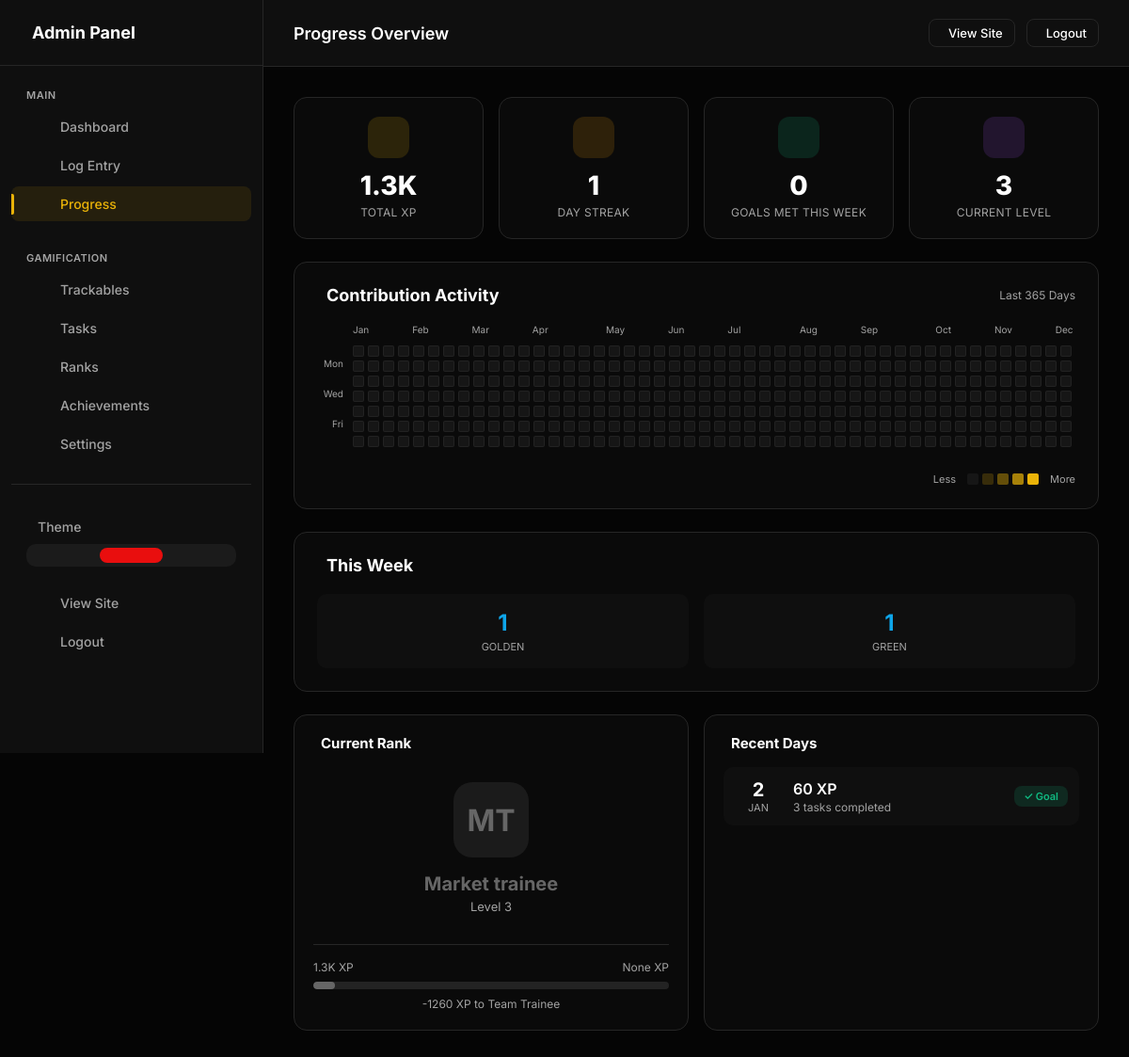
Page /admin/progress (signed in) on the earlier database version.
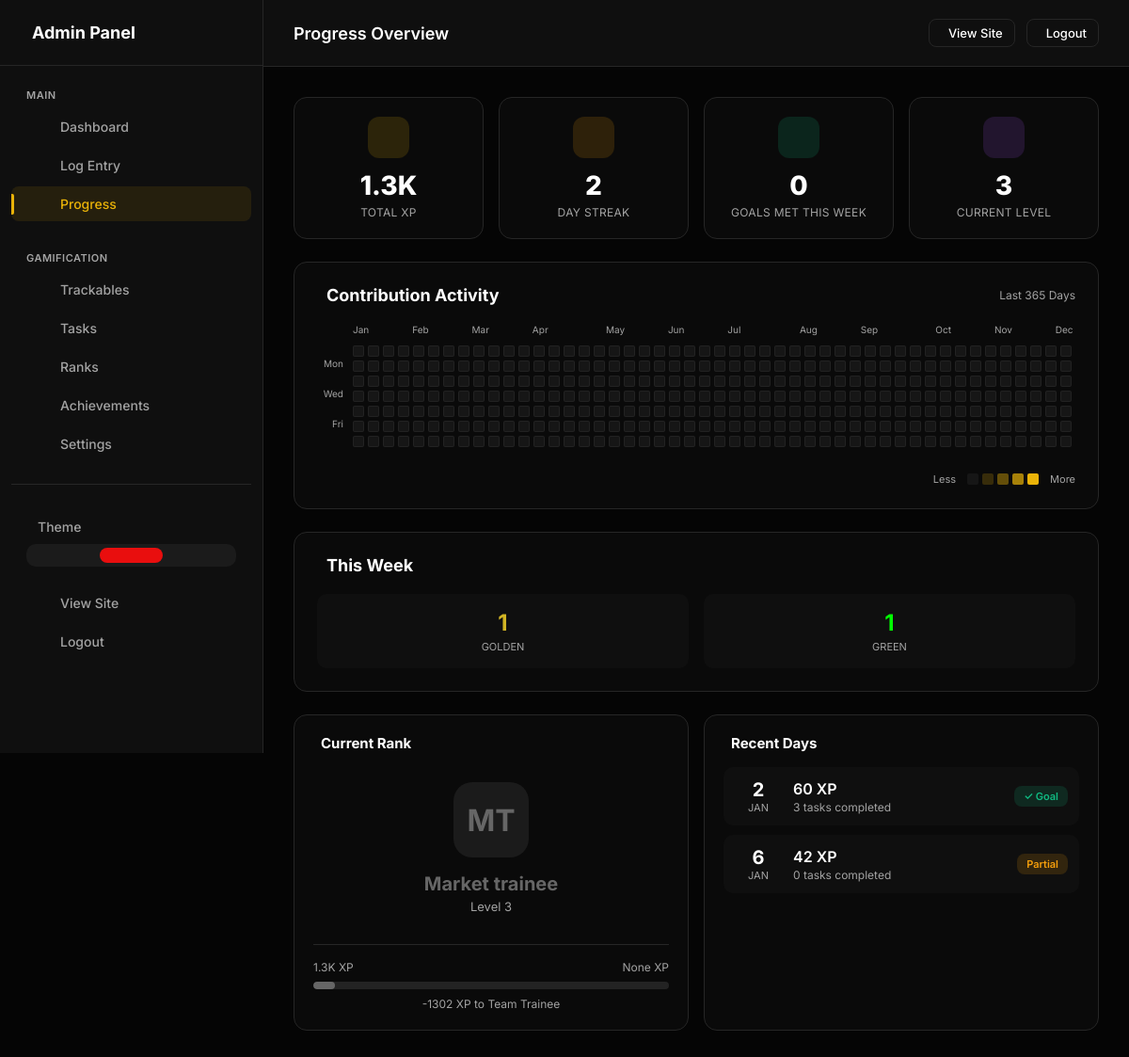
Same page on the later database version.
### models.py (models this page shows, shortened)
class Streak(db.Model):
    __tablename__ = 'streaks'
    id = db.Column(db.Integer, primary_key=True)
    user_id = db.Column(db.Integer, db.ForeignKey('users.id'), nullable=False, index=True)
    streak_type = db.Column(db.String(50), nullable=False)  # 'daily_xp', 'weekly_perfect', etc.
    current_count = db.Column(db.Integer, default=0)
    longest_count = db.Column(db.Integer, default=0)
    last_activity_date = db.Column(db.Date)
    streak_start_date = db.Column(db.Date)
    created_at = db.Column(db.DateTime, default=datetime.utcnow)
    updated_at = db.Column(db.DateTime, default=datetime.utcnow, onupdate=datetime.utcnow)
    __table_args__ = (
        db.UniqueConstraint('user_id', 'streak_type', name='unique_user_streak_type'),
    )

class UserSettings(db.Model):
    __tablename__ = 'user_settings'
    id = db.Column(db.Integer, primary_key=True)
    user_id = db.Column(db.Integer, db.ForeignKey('users.id'), nullable=False, unique=True, index=True)
    accent_color = db.Column(db.String(20), default='#e90e0e')
    points_name = db.Column(db.String(20), default='XP')  # "XP", "Points", "Coins", etc.
    points_icon = db.Column(db.String(50), default='ph-lightning')
    daily_xp_goal = db.Column(db.Integer, default=50)
    perfect_day_bonus = db.Column(db.Integer, default=50)
    perfect_week_bonus = db.Column(db.Integer, default=500)
    streak_bonus_per_day = db.Column(db.Integer, default=5)  # Extra XP per streak day
    show_xp_animations = db.Column(db.Boolean, default=True)
    dark_mode = db.Column(db.Boolean, default=True)
    compact_view = db.Column(db.Boolean, default=False)
    show_dashboard_header = db.Column(db.Boolean, default=True)
    enable_youtube_sync = db.Column(db.Boolean, default=False)
    always_show_confetti = db.Column(db.Boolean, default=False)
    created_at = db.Column(db.DateTime, default=datetime.utcnow)
    updated_at = db.Column(db.DateTime, default=datetime.utcnow, onupdate=datetime.utcnow)

class TrackableType(db.Model):
    __tablename__ = 'trackable_types'
    id = db.Column(db.Integer, primary_key=True)
    user_id = db.Column(db.Integer, db.ForeignKey('users.id'), nullable=False, index=True)
    name = db.Column(db.String(100), nullable=False)  # "Blog Post", "YouTube Short", "Sale", etc.
    slug = db.Column(db.String(100), nullable=False)  # "blog_post", "youtube_short", "sale"
    description = db.Column(db.String(500))
    category = db.Column(db.String(50), default='content')  # 'content', 'task', 'metric', 'sales', 'finance'
    xp_per_unit = db.Column(db.Integer, default=10)  # Base XP earned per item
    xp_mode = db.Column(db.String(20), default='fixed')  # 'fixed', 'value_based', 'tiered'
    xp_multiplier = db.Column(db.Float, default=1.0)
    tiers_config = db.Column(db.Text)  # JSON: [{"name": "Bronze", "min": 0, "xp": 10}, {"name": "Silver", "min": 100, "xp": 50}]
    track_value = db.Column(db.Boolean, default=False)  # Track monetary/numeric value?
    value_label = db.Column(db.String(50), default='Value')  # "Price", "Amount", "Revenue", etc.
    value_prefix = db.Column(db.String(10), default='$')  # Currency symbol or unit
    value_suffix = db.Column(db.String(10), default='')  # e.g., "hrs", "units"
    icon = db.Column(db.String(50), default='ph-star')  # Phosphor icon name
    color = db.Column(db.String(20), default='#0ea5e9')  # Hex color
    emoji = db.Column(db.String(10))  # Optional emoji
    is_countable = db.Column(db.Boolean, default=True)  # Can you count multiple?
    track_duration = db.Column(db.Boolean, default=False)  # Track time/duration?
    track_views = db.Column(db.Boolean, default=False)  # Track views?
    allows_negative = db.Column(db.Boolean, default=False)  # Allow negative values (for expenses)?
    daily_goal = db.Column(db.Integer, default=0)  # Daily target (0 = no goal)
    weekly_goal = db.Column(db.Integer, default=0)  # Weekly target
    monthly_goal = db.Column(db.Integer, default=0)  # Monthly target
    value_goal = db.Column(db.Float, default=0)  # Value-based goal (e.g., $1000 in sales)
    display_order = db.Column(db.Integer, default=0)
    is_active = db.Column(db.Boolean, default=True)
    is_pinned = db.Column(db.Boolean, default=False)  # Show on dashboard
    created_at = db.Column(db.DateTime, default=datetime.utcnow)
    updated_at = db.Column(db.DateTime, default=datetime.utcnow, onupdate=datetime.utcnow)
    expense_threshold = db.Column(db.Float, default=0) # For expense trackables: Diff between threshold and value earns XP
    entries = db.relationship('TrackableEntry', backref='trackable_type', lazy=True, cascade='all, delete-orphan')
    def calculate_xp_for_entry(self, count=1, value=0):
        if self.track_value:
            if self.category in ('sales', 'finance', 'income'):
                return int(abs(value) * (self.xp_multiplier or 1.0))
            elif (self.category == 'expense' or self.expense_threshold > 0):
                diff = max(0, self.expense_threshold - abs(value))
                return int(diff * (self.xp_multiplier or 1.0))
        if self.xp_mode == 'fixed':
            return count * self.xp_per_unit
        elif self.xp_mode == 'value_based' and value:
            return int(abs(value) * (self.xp_multiplier or 1.0))
        return count * self.xp_per_unit

class CustomRank(db.Model):
    __tablename__ = 'custom_ranks'
    id = db.Column(db.Integer, primary_key=True)
    user_id = db.Column(db.Integer, db.ForeignKey('users.id'), nullable=False, index=True)
    level = db.Column(db.Integer, nullable=False, default=1)  # Numeric level
    name = db.Column(db.String(100), nullable=False)  # "Beginner", "Expert", etc.
    code = db.Column(db.String(10))  # Short code like "BT", "MS"
    description = db.Column(db.String(500))
    min_xp = db.Column(db.Integer, nullable=True)  # XP needed to reach this rank (nullable for multi-condition ranks)
    icon = db.Column(db.String(100))  # Icon path or phosphor icon
    color = db.Column(db.String(20), default='#666666')
    badge_image = db.Column(db.String(500))  # Path to badge image
    is_max_rank = db.Column(db.Boolean, default=False)
    created_at = db.Column(db.DateTime, default=datetime.utcnow)
    updated_at = db.Column(db.DateTime, default=datetime.utcnow, onupdate=datetime.utcnow)
    conditions = db.relationship('RankCondition', backref='rank', lazy=True, cascade='all, delete-orphan')
    def check_conditions_met(self, user_id):
        all_met = True
        progress = {}
        for condition in self.conditions:
            is_met, current_value = condition.check_condition(user_id)
            progress[condition.id] = {
                'type': condition.condition_type,
                'threshold': condition.threshold,
                'current': current_value,
                'met': is_met,
                'custom_name': condition.custom_name,
                'trackable_slug': condition.trackable_slug
            }
            if not is_met:
                all_met = False
        return all_met, progress

class DailyLog(db.Model):
    __tablename__ = 'daily_logs'
    id = db.Column(db.Integer, primary_key=True)
    user_id = db.Column(db.Integer, db.ForeignKey('users.id'), nullable=False, index=True)
    date = db.Column(db.Date, nullable=False, default=date.today, index=True)
    completed_tasks = db.Column(db.Text, default='[]')  # JSON array of task slugs
    total_xp = db.Column(db.Integer, default=0)
    goal_met = db.Column(db.Boolean, default=False)
    notes = db.Column(db.Text)
    mood = db.Column(db.String(20))  # Optional mood tracking
    created_at = db.Column(db.DateTime, default=datetime.utcnow)
    updated_at = db.Column(db.DateTime, default=datetime.utcnow, onupdate=datetime.utcnow)
    __table_args__ = (
        db.UniqueConstraint('user_id', 'date', name='unique_user_date'),
    )
    def get_completed_tasks(self):
        try:
            return json.loads(self.completed_tasks or '[]')
        except:
            return []

### app.py (the view)
    @app.route('/admin/progress')
    @admin_required
    def admin_progress():
        stats = get_user_stats()
        weekly = get_weekly_stats()
        end_date = date.today()
        start_date = end_date - timedelta(days=364) # 365 days total including today
        daily_logs = DailyLog.query.filter(
            DailyLog.user_id == current_user.id,
            DailyLog.date >= start_date,
            DailyLog.date <= end_date
        ).all()
        logs_by_date = {log.date.isoformat(): log for log in daily_logs}
        max_xp = 0
        for log in daily_logs:
            if log.total_xp > max_xp:
                max_xp = log.total_xp
        calendar_data = {}
        current_date = start_date
        while current_date <= end_date:
            date_str = current_date.isoformat()
            log = logs_by_date.get(date_str)
            xp = log.total_xp if log else 0
            level = 0
            if xp > 0:
                if max_xp <= 0:
                    level = 1
                else:
                    ratio = xp / max_xp
                    if ratio <= 0.25: level = 1
                    elif ratio <= 0.50: level = 2
                    elif ratio <= 0.75: level = 3
                    else: level = 4
            calendar_data[date_str] = {
                'xp': xp,
                'goal_met': log.goal_met if log else False,
                'level': level,
                'date': current_date
            }
            current_date += timedelta(days=1)
        return render_template('admin/progress.html',
            stats=stats,
            weekly=weekly,
            calendar_data=calendar_data,
            start_date=start_date,
            end_date=end_date,
            timedelta=timedelta,
            daily_logs=daily_logs # Keeping for compatible view below if needed
        )

### templates/admin/progress.html (shortened to what the changed rows need)
{% extends "admin/base.html" %}
{% block page_title %}Progress Overview{% endblock %}
{% block content %}
<div class="progress-grid">
    <div class="progress-main">
        <div class="stats-row">
            <div class="stat-card">
                <div class="stat-icon" style="background: rgba(var(--accent-rgb), 0.15); color: var(--accent);">
                </div>
                <div class="stat-value">{{ stats.total_xp|format_number }}</div>
                <div class="stat-label">Total {{ points_name }}</div>
            </div>
            <div class="stat-card">
                <div class="stat-icon" style="background: rgba(245, 158, 11, 0.15); color: #f59e0b;">
                </div>
                <div class="stat-value">{{ stats.streak.current_count if stats.streak else 0 }}</div>
                <div class="stat-label">Day Streak</div>
            </div>
        </div>
        <div class="calendar-section">
            <div class="section-header">
                <h2 class="section-title"> Contribution Activity</h2>
            </div>
            <div class="contribution-graph-container">
                <div class="graph-scroll-area">
                    <div class="graph-wrapper">
                        <div class="graph-content">
                            <div class="months-row">
                                {% set current_month = namespace(value=None) %}
                                {% for i in range(53) %}
                                {% set week_start_date = start_date + timedelta(days=i*7) %}
                                {% if week_start_date.month != current_month.value %}
                                <div class="month-label">{{ week_start_date.strftime('%b') }}</div>
                                {% set current_month.value = week_start_date.month %}
                                {% else %}
                                <div class="month-label placeholder"></div>
                                {% endif %}
                                {% endfor %}
                            </div>
                            <div class="contribution-grid">
                                {% for i in range(371) %}
                                {% set day_date = start_date + timedelta(days=i) %}
                                {% if day_date <= end_date %} {% set day_str=day_date.strftime('%Y-%m-%d') %} {% set
                                    day_data=calendar_data.get(day_str, {'level': 0, 'xp' : 0}) %} <div
                                    class="contribution-day level-{{ day_data.level }}"
                                    data-date="{{ day_date.strftime('%Y-%m-%d') }}" data-xp="{{ day_data.xp }}"
                                    title="{{ day_date.strftime('%a, %b %d, %Y') }}: {{ day_data.xp }} {{ points_name }}">
                            </div>
                            {% endif %}
                            {% endfor %}
                        </div>
                    </div>
                </div>
            </div>
        </div>
    </div>
    <div class="weekly-summary">
        <div class="section-header">
            <h2 class="section-title"> This Week</h2>
        </div>
        <div class="weekly-stats">
            {% if weekly and weekly.by_type %}
            {% for slug, data in weekly.by_type.items() %}
            <div class="weekly-stat">
                <div class="weekly-stat-value"
                    style="color: {{ data.type.color if data.type else 'var(--text-main)' }}">
                    {{ data.count }}
                </div>
                <div class="weekly-stat-label">{{ data.type.name if data.type else slug }}</div>
            </div>
            {% endfor %}
            {% else %}
            <div style="text-align: center; color: var(--text-muted); padding: 20px;">
                No entries this week yet. <a href="{{ url_for('admin_log_entry') }}" style="color: var(--accent);">Log
                    something!</a>
            </div>
            {% endif %}
        </div>
    </div>
</div>
<div class="progress-sidebar">
    {% if stats.current_rank %}
    <div class="sidebar-panel">
        {% if stats.next_rank %}
        <div style="margin-top: 16px; padding-top: 16px; border-top: 1px solid var(--border);">
            <div
                style="display: flex; justify-content: space-between; margin-bottom: 8px; font-size: 12px; color: var(--text-muted);">
                <span>{{ stats.total_xp|format_number }} {{ points_name }}</span>
                <span>{{ stats.next_rank.min_xp|format_number }} {{ points_name }}</span>
            </div>
            <div style="height: 8px; background: rgba(255,255,255,0.1); border-radius: 4px; overflow: hidden;">
                <div
                    style="height: 100%; width: {{ stats.progress_percent }}%; background: {{ stats.current_rank.color }}; border-radius: 4px;">
                </div>
            </div>
            <div style="text-align: center; margin-top: 8px; font-size: 12px; color: var(--text-muted);">
                {{ (stats.next_rank.min_xp or 0) - stats.total_xp }} {{ points_name }} to {{ stats.next_rank.name }}
            </div>
        </div>
        {% endif %}
    </div>
    {% endif %}
    <div class="sidebar-panel">
        {% if daily_logs %}
        <div class="logs-list">
            {% for log in daily_logs[:7] %}
            <div class="log-item">
                <div class="log-date">
                    <div class="log-date-day">{{ log.date.day }}</div>
                    <div class="log-date-month">{{ log.date.strftime('%b') }}</div>
                </div>
                <div class="log-info">
                    <div class="log-xp">{{ log.total_xp }} {{ points_name }}</div>
                    <div class="log-status">
                        {{ log.get_completed_tasks()|length }} tasks completed
                    </div>
                </div>
                <span class="log-badge {% if log.goal_met %}goal-met{% else %}partial{% endif %}">
                    {% if log.goal_met %}✓ Goal{% else %}Partial{% endif %}
                </span>
            </div>
            {% endfor %}
        </div>
        {% else %}
        <div style="text-align: center; color: var(--text-muted); padding: 20px;">
            No daily logs yet.
        </div>
        {% endif %}
    </div>
</div>
</div>
{% endblock %}

Differences in the rows shown:
changed Streak: streak "1" → "2"
changed TrackableType "GOLDEN": color "#0ea5e9" → "#d1b424" (drawn)
changed TrackableType "GREEN": color "#0ea5e9" → "#00ff00" (drawn)
computed for CustomRank "None": (stats.next_rank.min_xpor0)-stats.total_xp "-1260" → "-1302"
added DailyLog: date.day "6", date "JAN", total_xp "42", {{ points_name }} "XP", get_completed_tasks|length "0", goal_met "Partial"
